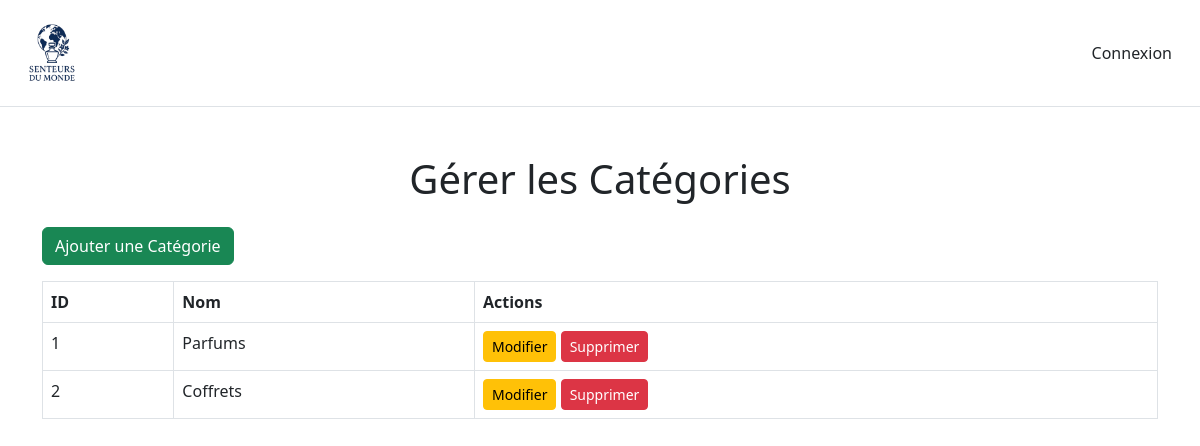
The app's page /gestion_categorie.php with its own data.
### tables this page shows
CREATE TABLE IF NOT EXISTS `categorie` (
  `id_categorie` int NOT NULL AUTO_INCREMENT,
  `nom` varchar(50) NOT NULL,
  PRIMARY KEY (`id_categorie`)
);

### gestion_categorie.php (the view, shortened to what this page needs)
<?php
$estConnecte = isset($_SESSION['connecte']) && $_SESSION['connecte'] === true;
$nomUtilisateur = $estConnecte ? $_SESSION['email'] : '';
?>
<?php
require_once "config.php";
try {
    $sql = "SELECT * FROM categorie";
    $stmt = $pdo->query($sql);
    $categories = $stmt->fetchAll(PDO::FETCH_ASSOC);
} catch (PDOException $e) {
    die("Erreur lors de la récupération des catégories : " . $e->getMessage());
}
?>
<!DOCTYPE html>
<html lang="fr">
<head>
    <link rel="stylesheet" href="https://cdn.jsdelivr.net/npm/bootstrap@5.3.0/dist/css/bootstrap.min.css">
</head>
<nav class="navbar navbar-expand-lg navbar-light bg-white border-bottom">
  <div class="container-fluid">
    <a class="navbar-brand" href="index.php">
      <img src="assets/logo.png.png" alt="Senteurs du Monde" width="80">
    </a>
    <div class="d-flex align-items-center">
      <?php if($estConnecte): ?>
        <div class="dropdown">
          <button class="btn btn-link dropdown-toggle text-dark text-decoration-none" type="button" id="dropdownMenuButton" data-bs-toggle="dropdown" aria-expanded="false">
            <i class="bi bi-person me-1"></i><?php echo htmlspecialchars($nomUtilisateur); ?>
          </button>
          <ul class="dropdown-menu dropdown-menu-end" aria-labelledby="dropdownMenuButton">
            <li><a class="dropdown-item" href="profil.php"><i class="bi bi-person-circle me-2"></i>Mon profil</a></li>
            <li><a class="dropdown-item" href="commandes.php"><i class="bi bi-receipt me-2"></i>Mes commandes</a></li>
            <li><hr class="dropdown-divider"></li>
            <?php if (isset($_SESSION['role']) && $_SESSION['role'] === 'admin'): ?>
                <li><a class="dropdown-item" href="dashboard.php"><i class="bi bi-speedometer2 me-2"></i>Dashboard Admin</a></li>
            <?php endif; ?>
            <li><a class="dropdown-item" href="deconnexion.php"><i class="bi bi-box-arrow-right me-2"></i>Déconnexion</a></li>
          </ul>
        </div>
      <?php else: ?>
        <a href="connexion.php" class="me-3 text-dark text-decoration-none"><i class="bi bi-person"></i> Connexion</a>
      <?php endif; ?>
    </div>
  </div>
</nav>
<body>
    <div class="container mt-5">
        <h1 class="text-center mb-4">Gérer les Catégories</h1>
        <a href="ajouter_categorie.php" class="btn btn-success mb-3">Ajouter une Catégorie</a>
        <table class="table table-bordered">
            <thead>
                <tr>
                    <th>ID</th>
                    <th>Nom</th>
                    <th>Actions</th>
                </tr>
            </thead>
            <tbody>
                <?php foreach ($categories as $categorie): ?>
                    <tr>
                        <td><?php echo $categorie['id_categorie']; ?></td>
                        <td><?php echo htmlspecialchars($categorie['nom']); ?></td>
                        <td>
                            <a href="modifier_categorie.php?id=<?php echo $categorie['id_categorie']; ?>" class="btn btn-warning btn-sm">Modifier</a>
                            <a href="supprimer_categorie.php?id=<?php echo $categorie['id_categorie']; ?>" class="btn btn-danger btn-sm">Supprimer</a>
                        </td>
                    </tr>
                <?php endforeach; ?>
            </tbody>
        </table>
    </div>
</body>
</html>

### records on screen
categorie: id_categorie "1", nom "Parfums"
categorie: id_categorie "2", nom "Coffrets"
